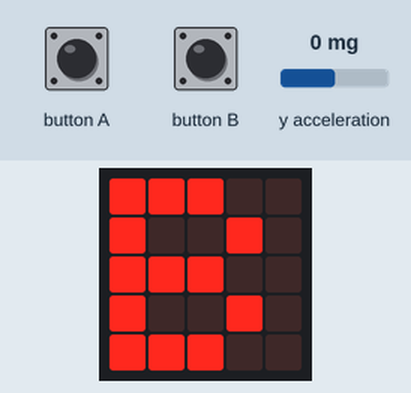
This program was run on a simulated BBC micro:bit running MicroPython. On the bench: the board's 5×5 LED display. The inputs (shaded band) are chosen by the test bench; at power-on: y acceleration 0 mg.

Above: at 1.2 s.
1.3 s: button A pressed for 0.15 s
At 2.1 s:
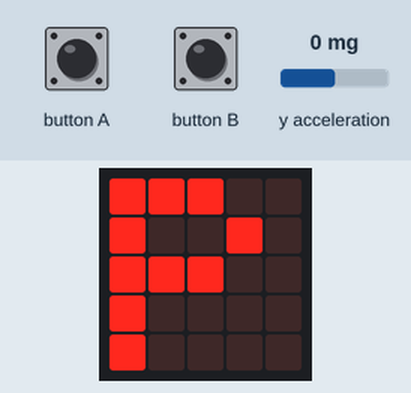
2.9 s: button A pressed for 1 s
At 4.1 s:
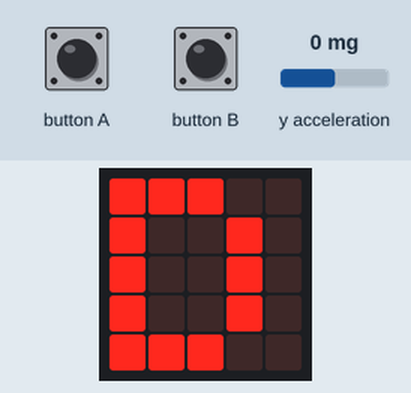
5.4 s: button A pressed for 0.15 s
At 6.2 s:
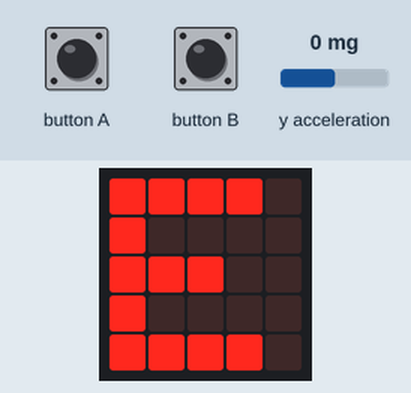
8.5 s: button B pressed for 0.15 s
At 9.6 s:
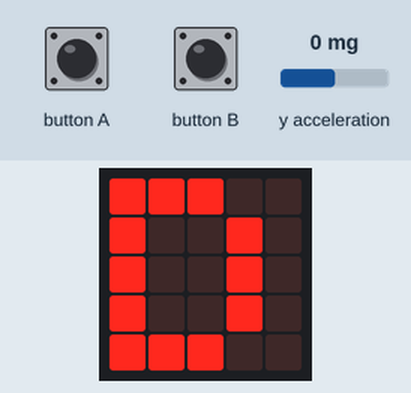
10.1 s: button B pressed for 1 s
At 11.6 s:
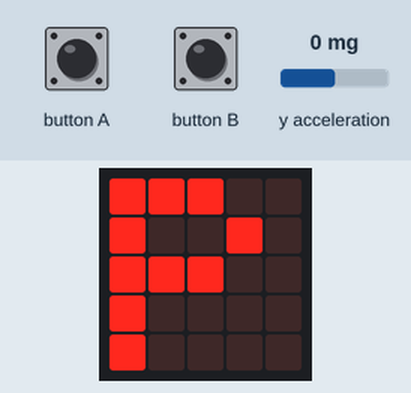
Timing chart, 0 to 13.1 s (numbered marks = the images above; inputs shaded):
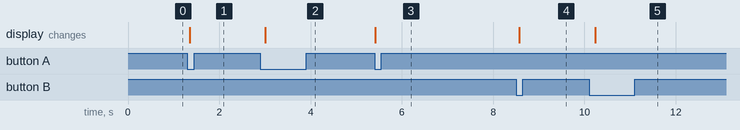

The program:

A_selector_radio_minim.py
```python
# Solucionari Repte SA5-A · Selector per radio (MINIM)
# A/B trien l'articulacio (B, E, D, P). Inclinar enrere/endavant envia
# "<lletra>+" o "<lletra>-"; amb la P, qualsevol inclinacio envia "P".

from microbit import *
import radio

GRUP = 10
LLINDAR = 300
ARTICULACIONS = ["B", "E", "D", "P"]
triada = 0

radio.on()
radio.config(group=GRUP)

while True:
    if button_a.was_pressed():
        triada = (triada - 1) % len(ARTICULACIONS)
    elif button_b.was_pressed():
        triada = (triada + 1) % len(ARTICULACIONS)
    lletra = ARTICULACIONS[triada]

    y = accelerometer.get_y()
    if lletra == "P":
        if y > LLINDAR or y < -LLINDAR:
            radio.send("P")
            sleep(500)          # una sola P per inclinacio
    elif y > LLINDAR:
        radio.send(lletra + "+")    # mateix conveni que el comandament
    elif y < -LLINDAR:
        radio.send(lletra + "-")

    display.show(lletra)
    sleep(150)
```

Measured:
- after the input at 1.3 s, the display: changes after 0.05 s (image 1)
- after the input at 2.9 s, the display: changes after 0.11 s (image 2)
- after the input at 5.4 s, the display: changes at once (image 3)
- after the input at 8.5 s, the display: changes after 0.08 s (image 4)
- after the input at 10.1 s, the display: changes after 0.13 s (image 5)
